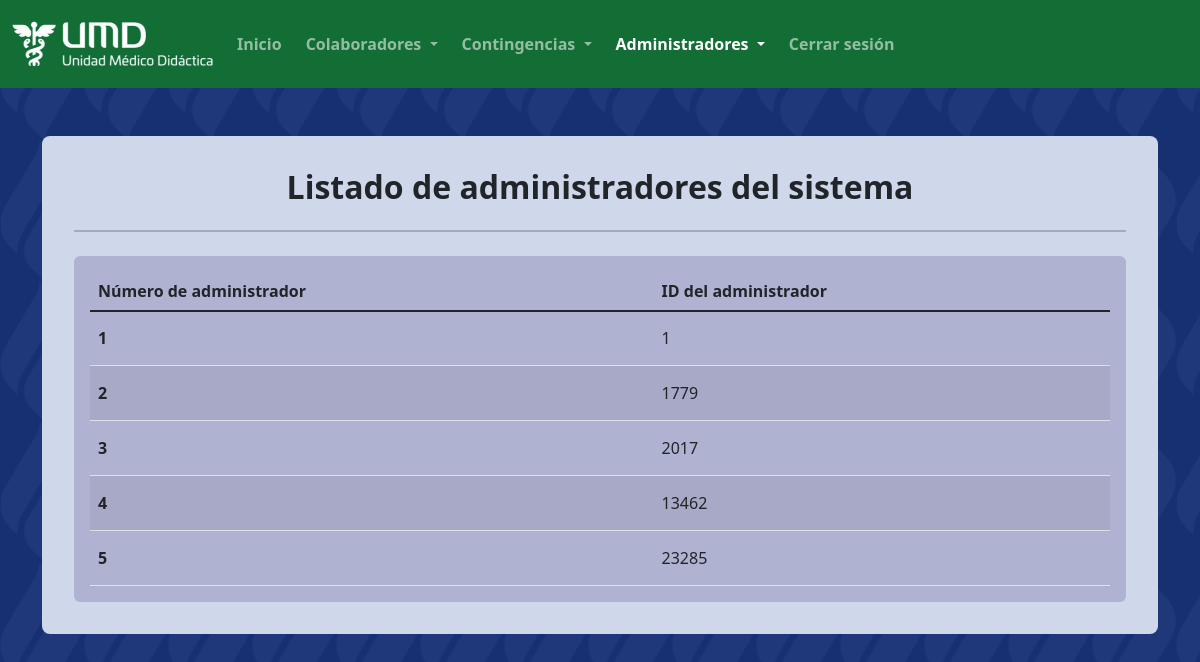
Page /administrador/consulta_administradores/listado_administradores.php (signed in) on the earlier database version.
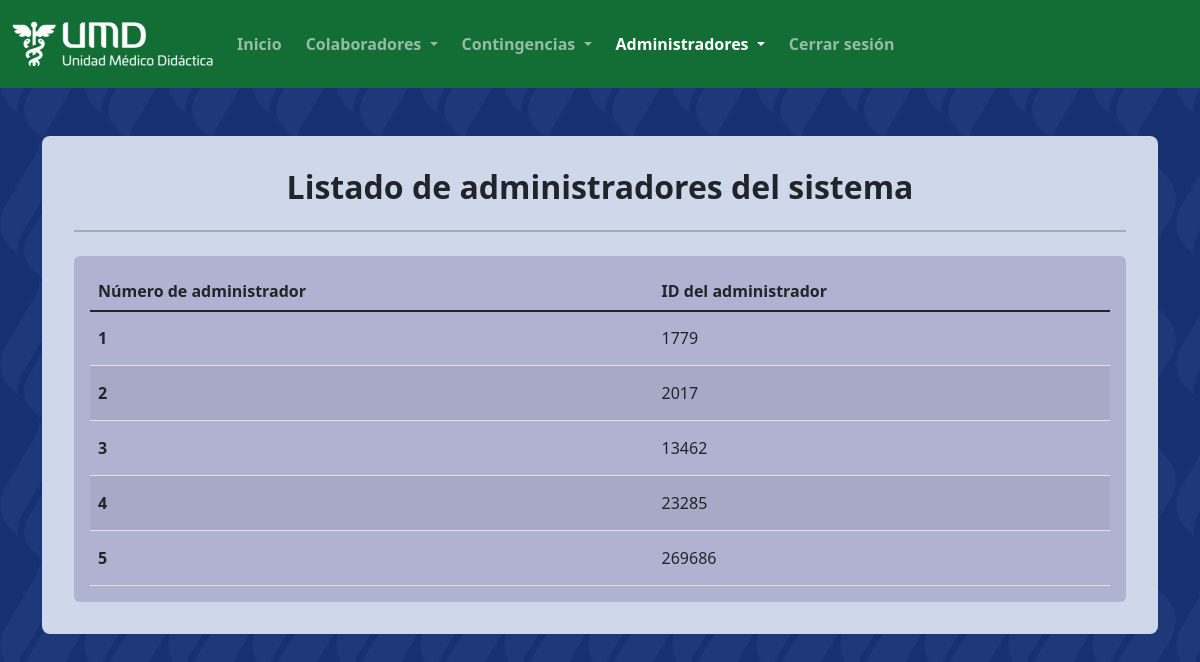
Same page on the later database version.
### tables this page shows
CREATE TABLE `coordinador` (
  `ID` int(10) UNSIGNED NOT NULL,
  `clave` varchar(100) NOT NULL
);

### administrador/consulta_administradores/listado_administradores.php (the view, shortened to what this page needs)
<?php
    $conexion_base = new mysqli("localhost", "root", "", "checadorumd");
    $administradores = $conexion_base->query("SELECT * FROM coordinador;");
?>
<html lang="es" class="d-none invisible">
    <head>
        <link rel="stylesheet" href="../../css/clases_globales.css">
        <link rel="stylesheet" href="../../css/estilos_administradores.css">
        <link rel="stylesheet" href="https://cdn.jsdelivr.net/npm/bootstrap-icons@1.9.1/font/bootstrap-icons.css">
        <link href="https://cdn.jsdelivr.net/npm/bootstrap@5.2.0/dist/css/bootstrap.min.css" rel="stylesheet">
    </head>
    <body class="fondo-pantone-azul-oscuro">
        <?php
            include("../componentes_paginas/barra_navegacion.php");
        ?>
        <div class="mx-2 mx-md-0">
            <div class="container-xl my-5">
                <div class="jumbotron fondo-pantone-azul-claro">
                    <h1 class="fs-2 fw-semibold text-center">
                        Listado de administradores del sistema
                    </h1>
                    <hr class="my-4 border border-1 border-dark">
                    <?php
                    if(isset($administradores) && @$administradores->num_rows > 0) {
                    ?>
                    <div class="table-responsive fondo-pantone-azul-intermedio rounded p-3">
                        <table class="table table-striped mb-0">
                            <thead>
                                <tr">
                                    <th scope="col"> Número de administrador </th>
                                    <th scope="col"> ID del administrador </th>
                            </thead>
                            <tbody class="table-group-divider">
                                <tr>
                                    <?php
                                    $numero_administrador = 0;
                                    while($administrador = $administradores->fetch_row()) {
                                        echo "<tr> ";
                                        echo "<th scope='row' class='py-3'> " . ++$numero_administrador . " </th> ";
                                        echo "<td class='py-3'> " . $administrador[0] .  " </td> ";
                                        echo " </tr>";
                                    }
                                    ?>
                                </tr>
                            </tbody>
                        </table>
                        <?php
                        }
                        else {
                        ?>
                            <p class="mb-0 fs-5 fw-semibold py-3 text-center">
                                No hay administradores registrados en el sistema
                            </p>
                        <?php
                        }
                        ?>
                    </div>
                </div>
            </div>
        </div>
    </body>
</html>

Differences in the rows shown:
removed coordinador: ID "1"
added coordinador: ID "269686"
